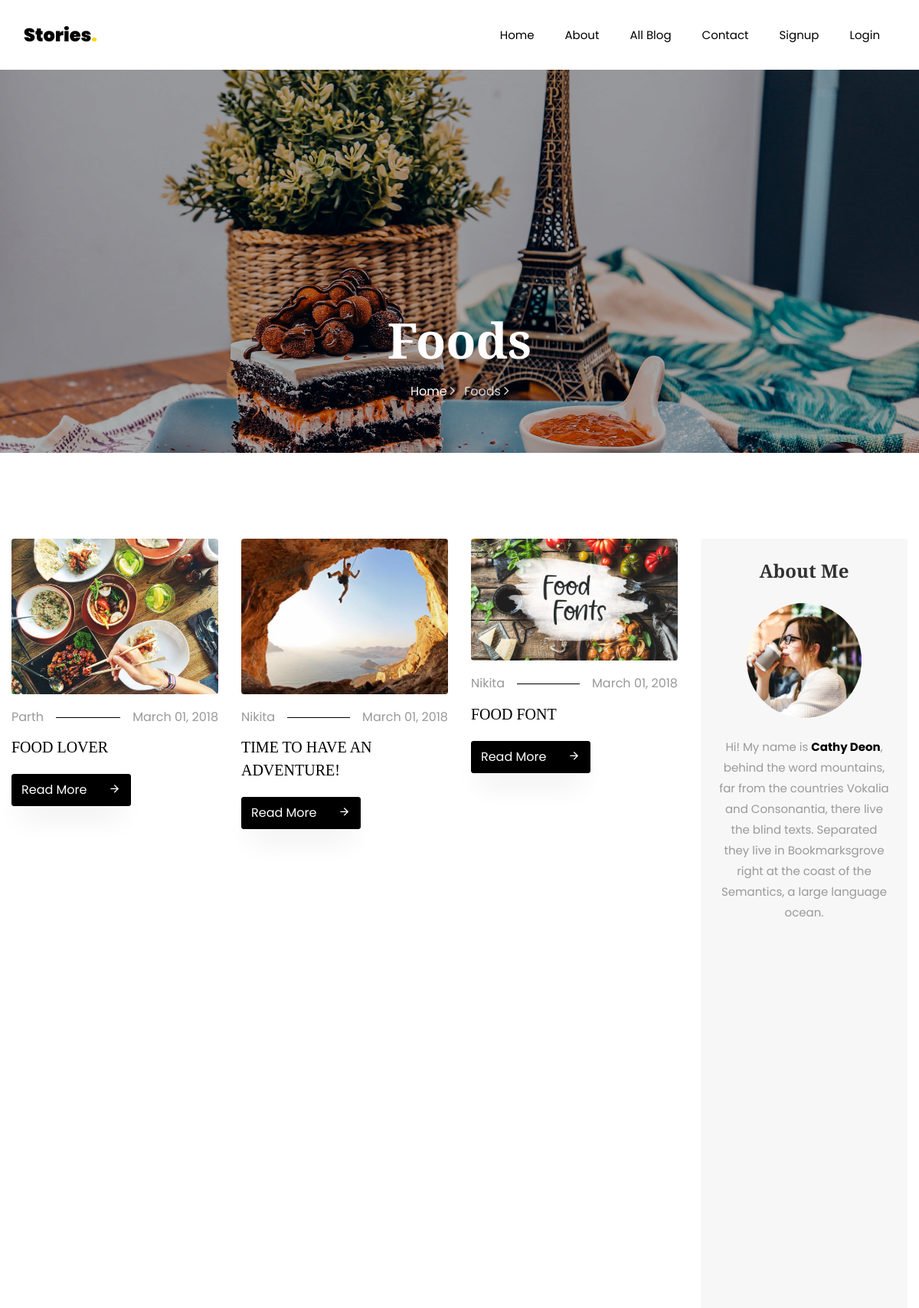
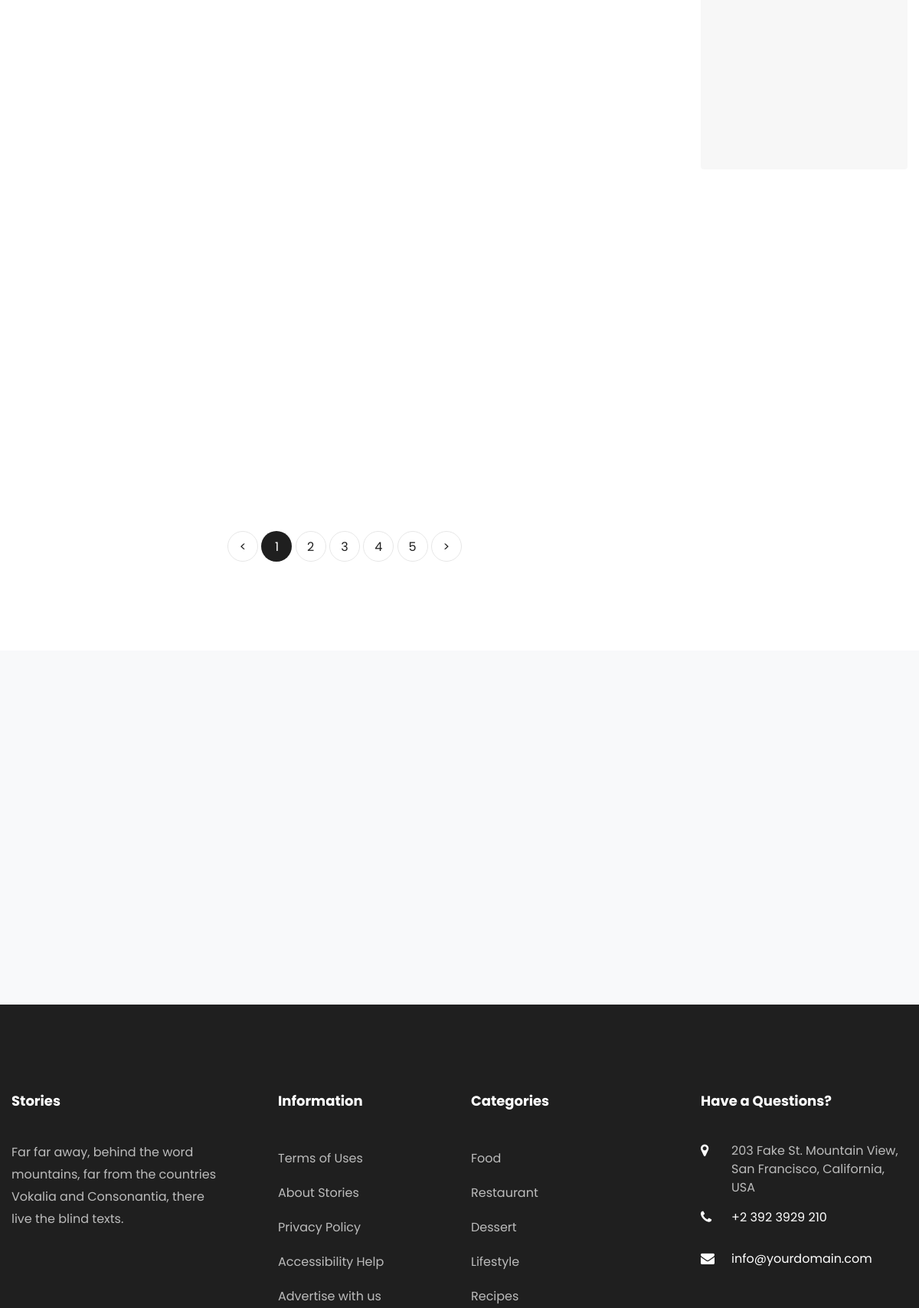
/allblog/ (upper part), run on the app's committed database (2 pictures, top to bottom).
### Blog/models.py (models this page shows, shortened)
class BlogModel(models.Model):
    usr = models.ForeignKey(User,on_delete=models.CASCADE,null=True)
    cat = models.ForeignKey(Category,on_delete=models.CASCADE,null=True)
    title = models.CharField(max_length=100,null=True)
    sdes = models.TextField(null=True)
    long_des = models.TextField(null=True)
    date = models.DateField(null=True)
    image = models.FileField(null=True)

### Blog/views.py (the view)
# urls.py: path('allblog/', AllBlogs, name='blogs'),
def AllBlogs(request):
    blogs = BlogModel.objects.all()
    d = {"blogs":blogs}
    return render(request,'newtemp/allblog.html',d)

### Blog/templates/newtemp/allblog.html (shortened to what this page needs)
{% extends 'newtemp/base.html' %}
{% load static %}
{% block body %}
    <section class="hero-wrap hero-wrap-2" style="background-image: url({% static 'images/bg_4.jpg' %});">
      <div class="overlay"></div>
      <div class="container">
        <div class="row no-gutters slider-text align-items-end justify-content-center">
          <div class="col-md-9 ftco-animate pb-5 text-center">
            <h1 class="mb-3 bread">Foods</h1>
            <p class="breadcrumbs"><span class="mr-2"><a href="index.html">Home <i class="ion-ios-arrow-forward"></i></a></span> <span>Foods <i class="ion-ios-arrow-forward"></i></span></p>
          </div>
        </div>
      </div>
    </section>
    <section class="ftco-section">
    	<div class="container">
        <div class="row">
        	<div class="col-lg-9">
        		<div class="row">
					{% for i in blogs %}
        			<div class="col-md-4 ftco-animate">
    						<div class="blog-entry">
		    					<a href="{% url 'bdetail' i.id %}" class="img-2"><img src="{{ i.image.url }}" class="img-fluid" alt="Colorlib Template"></a>
			    				<div class="text pt-3">
	    							<p class="meta d-flex"><span class="pr-3">{{ i.usr.first_name }}</span><span class="ml-auto pl-3">March 01, 2018</span></p>
	    							<h3><a href="{% url 'bdetail' i.id %}">{{ i.title }}</a></h3>
	    							<p class="mb-0"><a href="{% url 'bdetail' i.id %}" class="btn btn-black py-2">Read More <span class="icon-arrow_forward ml-4"></span></a></p>
	    						</div>
		    				</div>
    					</div>
					{% endfor %}
        		</div>
        		<div class="row mt-5">
		          <div class="col text-center">
		            <div class="block-27">
		              <ul>
		                <li><a href="#">&lt;</a></li>
		                <li class="active"><span>1</span></li>
		                <li><a href="#">2</a></li>
		                <li><a href="#">3</a></li>
		                <li><a href="#">4</a></li>
		                <li><a href="#">5</a></li>
		                <li><a href="#">&gt;</a></li>
		              </ul>
		            </div>
		          </div>
		        </div>
        	</div>
        	<div class="col-lg-3">
        		<div class="sidebar-wrap">
	        		<div class="sidebar-box p-4 about text-center ftco-animate">
			          <h2 class="heading mb-4">About Me</h2>
			          <img src="{% static 'images/author.jpg' %}" class="img-fluid" alt="Colorlib Template">
			          <div class="text pt-4">
			          	<p>Hi! My name is <strong>Cathy Deon</strong>, behind the word mountains, far from the countries Vokalia and Consonantia, there live the blind texts. Separated they live in Bookmarksgrove right at the coast of the Semantics, a large language ocean.</p>
			          </div>
	        		</div>
            </div>
        	</div>
        </div>
    	</div>
    </section>
{% endblock %}

### Blog/static/css/icomoon.css (style rules this page uses)
[class^="icon-"], [class*=" icon-"] { font-family: 'icomoon' !important; speak: none; font-style: normal; font-weight: normal; font-variant: normal; text-transform: none; line-height: 1; -webkit-font-smoothing: antialiased; -moz-osx-font-smoothing: grayscale; }
.icon-arrow_forward:before { content: "\e5c8"; }

### data on the page
BlogModel: image (picture), usr.first_name "Parth", title "FOOD LOVER"
BlogModel: image (picture), usr.first_name "Nikita", title "TIME TO HAVE AN ADVENTURE!"
BlogModel: image (picture), usr.first_name "Nikita", title "FOOD FONT"
